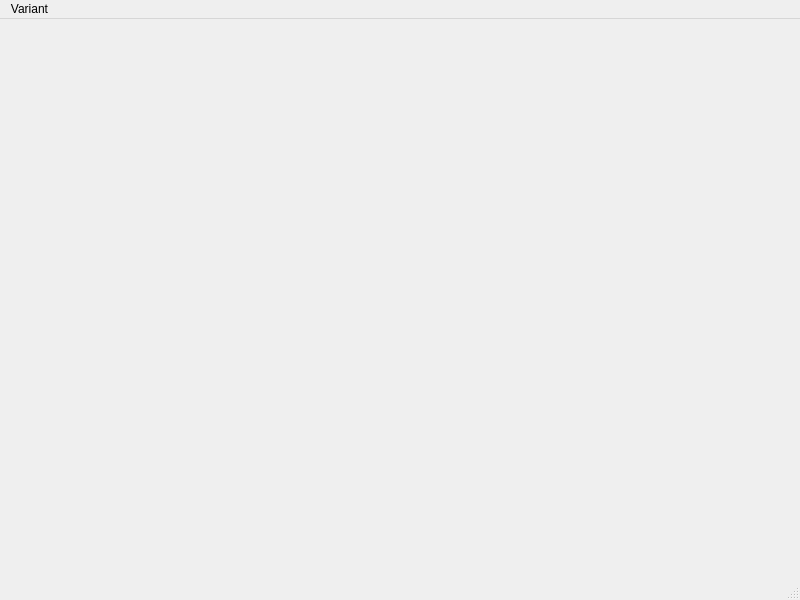
<?xml version="1.0" encoding="UTF-8"?>
<ui version="4.0">
 <class>MainWindow</class>
 <widget class="QMainWindow" name="MainWindow">
  <property name="geometry">
   <rect>
    <x>0</x>
    <y>0</y>
    <width>800</width>
    <height>600</height>
   </rect>
  </property>
  <property name="windowTitle">
   <string>MainWindow</string>
  </property>
  <widget class="QWidget" name="centralwidget"/>
  <widget class="QMenuBar" name="menubar">
   <property name="geometry">
    <rect>
     <x>0</x>
     <y>0</y>
     <width>800</width>
     <height>25</height>
    </rect>
   </property>
   <widget class="QMenu" name="menuVariant">
    <property name="title">
     <string>Variant</string>
    </property>
    <addaction name="actionRGB_LAB_CMYK"/>
    <addaction name="actionCMYK_RGB_HSV"/>
    <addaction name="actionRGB_XYZ_CMYK"/>
    <addaction name="actionRGB_CMYK_HLS"/>
    <addaction name="actionRGB_XYZ_HSV"/>
    <addaction name="actionCMYK_LAB_XYZ"/>
    <addaction name="actionRGB_XYZ_LAB"/>
    <addaction name="actionHSV_XYZ_LAB"/>
    <addaction name="actionRGB_CMYK_HSV"/>
    <addaction name="action_RGB_HSV_LAB"/>
    <addaction name="actionCMYK_LAB_RGB"/>
    <addaction name="actionCMYK_HLS_XYZ"/>
    <addaction name="actionCMYK_LAB_HSV"/>
    <addaction name="actionXYZ_LAB_HLS"/>
    <addaction name="actionRGB_HLS_LAB"/>
    <addaction name="actionCMYK_RGB_HLS"/>
    <addaction name="actionRGB_XYZ_HLS"/>
    <addaction name="actionCMYK_XYZ_RGB"/>
   </widget>
   <addaction name="menuVariant"/>
  </widget>
  <widget class="QStatusBar" name="statusbar"/>
  <action name="actionRGB_LAB_CMYK">
   <property name="text">
    <string>RGB ↔️ LAB ↔️ CMYK </string>
   </property>
  </action>
  <action name="actionCMYK_RGB_HSV">
   <property name="text">
    <string>CMYK ↔️ RGB ↔️ HSV </string>
   </property>
  </action>
  <action name="actionRGB_XYZ_CMYK">
   <property name="text">
    <string>RGB ↔️ XYZ ↔️ CMYK </string>
   </property>
  </action>
  <action name="actionRGB_CMYK_HLS">
   <property name="text">
    <string>RGB ↔️ CMYK ↔️ HLS </string>
   </property>
  </action>
  <action name="actionRGB_XYZ_HSV">
   <property name="text">
    <string>RGB ↔️ XYZ ↔️ HSV </string>
   </property>
  </action>
  <action name="actionCMYK_LAB_XYZ">
   <property name="text">
    <string>CMYK ↔️ LAB ↔️ XYZ </string>
   </property>
  </action>
  <action name="actionRGB_XYZ_LAB">
   <property name="text">
    <string>RGB ↔️ XYZ ↔️ LAB </string>
   </property>
  </action>
  <action name="actionHSV_XYZ_LAB">
   <property name="text">
    <string>HSV ↔️ XYZ ↔️ LAB </string>
   </property>
  </action>
  <action name="actionRGB_CMYK_HSV">
   <property name="text">
    <string>RGB ↔️ CMYK ↔️ HSV </string>
   </property>
  </action>
  <action name="action_RGB_HSV_LAB">
   <property name="text">
    <string>
RGB ↔️ HSV ↔️ LAB </string>
   </property>
  </action>
  <action name="actionCMYK_LAB_RGB">
   <property name="text">
    <string>CMYK ↔️ LAB ↔️ RGB </string>
   </property>
  </action>
  <action name="actionCMYK_HLS_XYZ">
   <property name="text">
    <string>CMYK ↔️ HLS ↔️ XYZ </string>
   </property>
  </action>
  <action name="actionCMYK_LAB_HSV">
   <property name="text">
    <string>CMYK ↔️ LAB ↔️ HSV </string>
   </property>
  </action>
  <action name="actionXYZ_LAB_HLS">
   <property name="text">
    <string>XYZ ↔️ LAB ↔️ HLS </string>
   </property>
  </action>
  <action name="actionRGB_HLS_LAB">
   <property name="text">
    <string>RGB ↔️ HLS ↔️ LAB </string>
   </property>
  </action>
  <action name="actionCMYK_RGB_HLS">
   <property name="text">
    <string>CMYK ↔️ RGB ↔️ HLS </string>
   </property>
  </action>
  <action name="actionRGB_XYZ_HLS">
   <property name="text">
    <string>RGB ↔️ XYZ ↔️ HLS </string>
   </property>
  </action>
  <action name="actionCMYK_XYZ_RGB">
   <property name="text">
    <string>CMYK ↔️ XYZ ↔️ RGB</string>
   </property>
  </action>
 </widget>
 <resources/>
 <connections/>
</ui>
